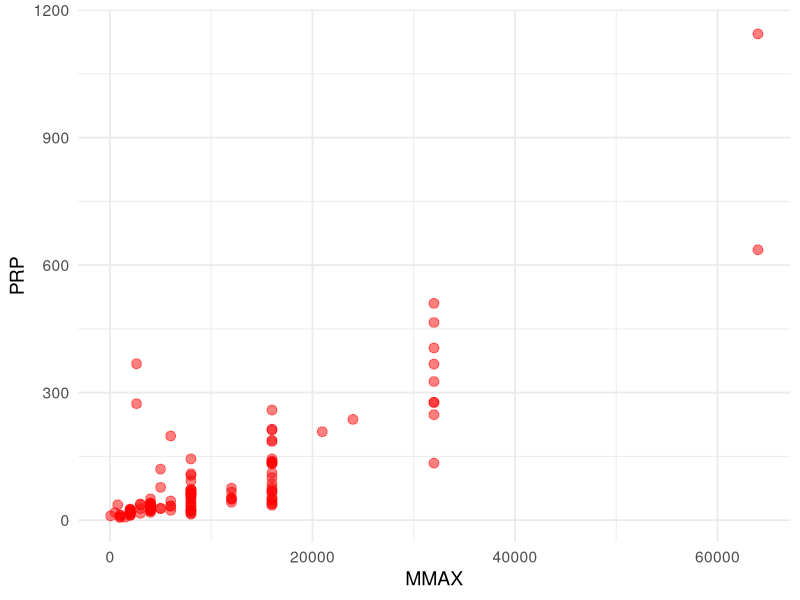
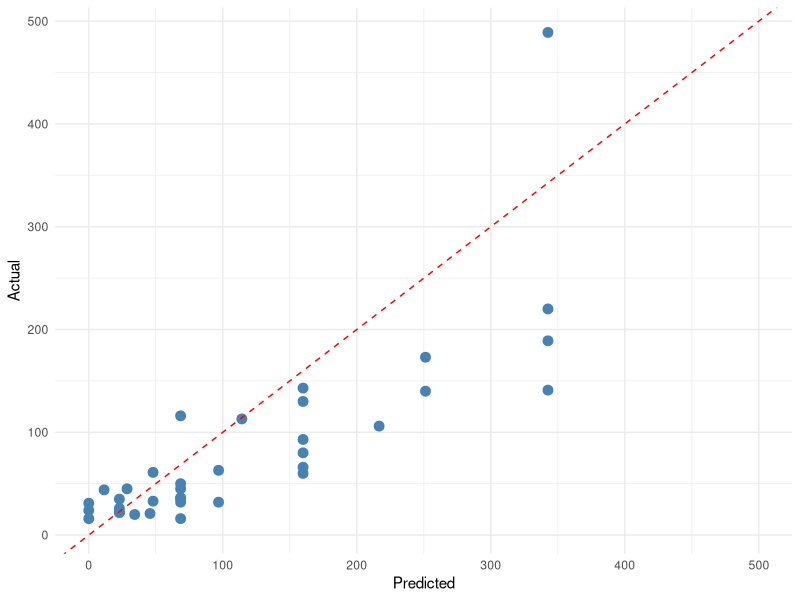
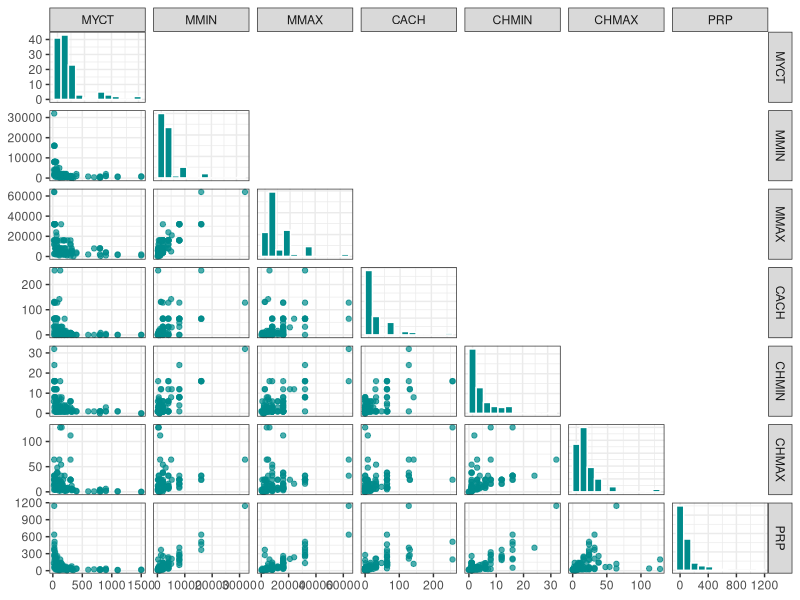
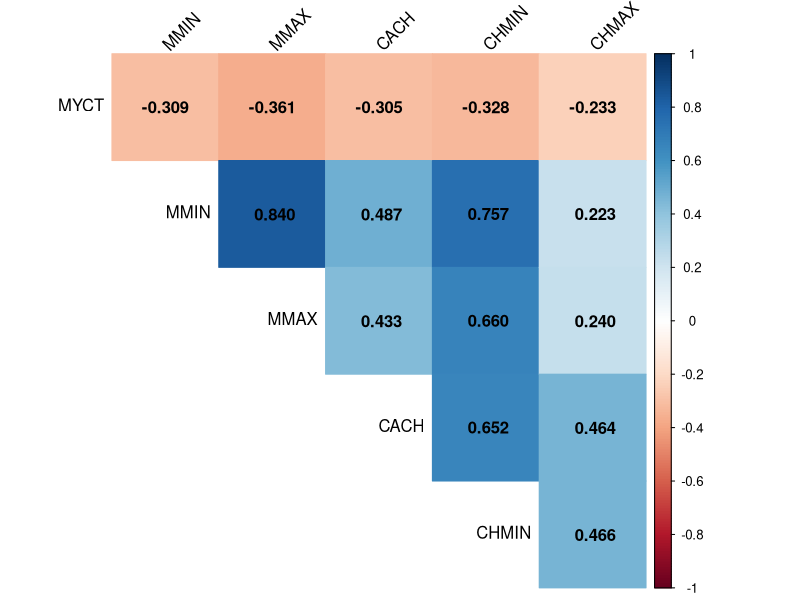
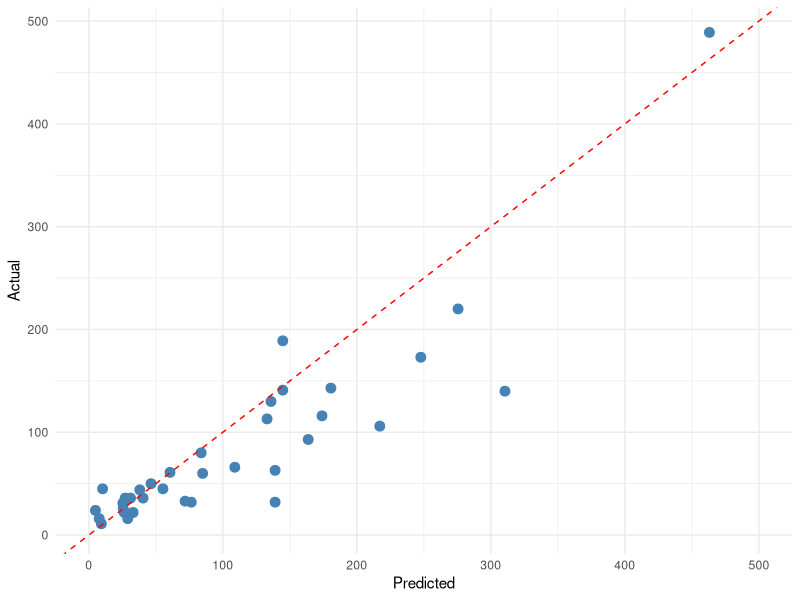

The R script that drew these images, in order:
## ----------------------------------------------------------------------------------------
# De-comment to install the packages below
# install.packages(c("tidyverse","GGally","caret","corrplot","car"))
library(tidyverse) # For ggplot2
library(GGally) # For scatter plot matrix
library(caret) # Classification and Regression Training package
library(corrplot) # For visualisng correlation matrix
library(car) # For the VIF function


## ----------------------------------------------------------------------------------------
CPU <- read.csv("CPU.csv", header = TRUE, stringsAsFactors = FALSE)
# Read in the data
str(CPU) # Examine its structure


## ----------------------------------------------------------------------------------------
# Create the training and test datasets

set.seed(1) # Set the random seed.

# Step 1: Get row numbers for the training data
trainRowNumbers <- createDataPartition(CPU$PRP, # The outcome variable
  p = 0.75, # proportion of data to form the training set
  list = FALSE # Don't store the result in a list
)
# Step 2: Create the training  dataset
trainData <- CPU[trainRowNumbers, ]

# Step 3: Create the test dataset
testData <- CPU[-trainRowNumbers, ]


## ----------------------------------------------------------------------------------------
# Extract PRP and MMAX from the main training data
trainData.slr <- trainData[, c(5, 9)]

# Plot PRP against MMAX
ggplot(trainData.slr, aes(x = MMAX, y = PRP)) +
  geom_point(size = 3, colour = "red", alpha = 0.5) +
  theme_minimal(base_size = 14)

# Pearson's correlation coefficient
cor(trainData.slr)


## ----------------------------------------------------------------------------------------
mod.slr <- lm(
  formula = PRP ~ MMAX, # PRP as a function of MMAX
  data = trainData.slr
) # The relevant training data

summary(mod.slr) # Summary of the model

# Show the estimated parameter coefficients to 3 dp
mod.slr$coefficients %>% round(digits = 3)


## ----------------------------------------------------------------------------------------
# Predict PRP with the test data
pred <- predict(mod.slr, # model used to make prediction
  newdata = testData # new data, i.e. test data, to predict on
)

# Difference between the actual and estimated PRP in the test set
diff <- testData$PRP - pred

RMSE.slr <- diff^2 %>%
  mean() %>%
  sqrt()
# RMSE
bias.slr <- diff %>% mean() # Bias
cor.slr <- cor(testData$PRP, pred) # Correlation
predR2.slr <- cor.slr^2 # Predicted R2

# Show out the results for SLR
SLR.pf <- c(
  RMSE = RMSE.slr,
  Bias = bias.slr,
  Corr = cor.slr,
  PredR2 = predR2.slr
)
SLR.pf


## ----------------------------------------------------------------------------------------
df <- data.frame(Actual = testData$PRP, Predicted = pred)

ggplot(df, aes(x = Predicted, y = Actual)) +
  geom_point(size = 3, colour = "steelblue") +
  xlim(0, 500) +
  # Reference line given by y=x, i.e. slope=1 and intercept=0
  geom_abline(
    slope = 1,
    intercept = 0,
    colour = "red", # Colour of the line
    linetype = 2
  ) + # Dotted line
  theme_minimal()


## ----------------------------------------------------------------------------------------
ggpairs(trainData[, 3:9],
  upper = NULL, # Don't display the upper triangle
  ggplot2::aes(fill = "cyan4"),
  lower = list(continuous = wrap("points", colour = "cyan4", alpha = 0.7)),
  diag = list(continuous = wrap("barDiag",
    colour = "white",
    fill = "cyan4", bins = 12
  ))
) +
  theme_bw()


## ----fig.width=6, fig.height=4, fig.align='center'---------------------------------------
cor(trainData[, 3:8]) %>%
  corrplot(
    method = "color", # escribe the magnitude of r by colours
    type = "upper", # Show the upper triangle only
    addCoef.col = "black", # Add the correlation coefficient to the matrix
    tl.col = "black", # Colour of the text label
    tl.srt = 45, # Angle of the text label
    number.digits = 3, # Number of decimal places for r
    diag = FALSE
  ) # Do not show the main diagnal values


## ----------------------------------------------------------------------------------------
# Method 1 - Specify the names of all features
mod.mlr <- lm(PRP ~ MYCT + MMIN + MMAX + CACH + CHMIN + CHMAX,
  data = trainData[, 3:9]
)
# Method 2
mod.mlr <- lm(PRP ~ ., # Use all available features in the dataset
  data = trainData[, 3:9]
)
summary(mod.mlr) # Summary of the MLR model

# Show the estimated parameter coefficients to 3 dp
mod.mlr$coefficients %>% round(digits = 3)


## ----------------------------------------------------------------------------------------
vif(mod.mlr)


## ----------------------------------------------------------------------------------------
# Predict PRP with the test data
pred <- predict(mod.mlr, # model used to make prediction
  newdata = testData # new data, i.e. test data, to predict on
)

# Difference between the actual and estimated PRP in the test set
diff <- testData$PRP - pred

RMSE.mlr <- diff^2 %>%
  mean() %>%
  sqrt()
# RMSE
bias.mlr <- diff %>% mean() # Bias
cor.mlr <- cor(testData$PRP, pred) # Correlation
predR2.mlr <- cor.mlr^2 # Predicted R2

# Predictive measures for MLR
MLR.pf <- c(
  RMSE = RMSE.mlr, Bias = bias.mlr,
  Corr = cor.mlr, PredR2 = predR2.mlr
)
MLR.pf


## ----------------------------------------------------------------------------------------
df <- data.frame(Actual = testData$PRP, Predicted = pred)

ggplot(df, aes(x = Predicted, y = Actual)) +
  geom_point(size = 3, colour = "steelblue") +
  xlim(0, 500) +
  # Reference line given by y=x, i.e. slope=1 and intercept=0
  geom_abline(
    slope = 1,
    intercept = 0,
    colour = "red", # Colour of the line
    linetype = 2
  ) + # Dotted line
  theme_minimal()


## ----------------------------------------------------------------------------------------
# Display the results for SLR and MLR
data.frame(SLR = SLR.pf, MLR = MLR.pf)


## ----------------------------------------------------------------------------------------
set.seed(1)
options(warn = -1) # Turn the warning messages off

subsets <- c(2:6) # Subsets of features to test

# Set the cross validation parameters
ctrl <- rfeControl(
  functions = lmFuncs,
  method = "repeatedcv", # 10-fold CV by default
  repeats = 10, # repeat CV 10 times
  # Prevents copious amounts of output from being produced
  verbose = FALSE
)
# Perform RFE
lmProfile <- rfe(
  x = trainData[, 3:8], # features only
  y = trainData$PRP, # outcome variable
  sizes = subsets,
  rfeControl = ctrl
)
lmProfile


## ----------------------------------------------------------------------------------------
# Perform RFE specifying the formula instead.
set.seed(1)
lmProfile <- rfe(PRP ~ ., # Specifying PRP as a function all other variables in the dataset
  data = trainData[, 3:9], # data sets excluding Vendor and Model
  sizes = subsets,
  rfeControl = ctrl
)
lmProfile

## ---------------------------------------------------------------------------------
# Access the optimal model and show its coefficients
lmProfile$fit


## ---------------------------------------------------------------------------------
# Summarise the optimal model and show the significance of the features
summary(lmProfile$fit)


## ---------------------------------------------------------------------------------
# Predict on the test set using the optimal model
pred.optmod <- predict(lmProfile$fit, newdata = testData)
pred.optmod %>% round(digits = 3) # Show prediction to 3 dp


## --------------------------------------------------------------------
# Convert the categorical features to dummy variables, remove the first
# column and convert the whole data matrix to a data frame.
dummy.testData <- model.matrix(~., data = testData)[, -1] %>% data.frame()


## --------------------------------------------------------------------
pred.optmod <- predict(lmProfile$fit, newdata = dummy.testData)
pred.optmod %>% round(digits = 3) # Show prediction to 3 dp


## --------------------------------------------------------------------
# Difference between the actual and estimated PRP in the test set
diff.rfe <- testData$PRP - pred.optmod

RMSE.rfe <- diff.rfe^2 %>%
  mean() %>%
  sqrt()
# RMSE
bias.rfe <- diff.rfe %>% mean() # Bias
cor.rfe <- cor(testData$PRP, pred.optmod) # Correlation
predR2.rfe <- cor.rfe^2 # Predicted R2

# Show out the results for RFE
RFE.pf <- c(
  RMSE = RMSE.rfe,
  Bias = bias.rfe,
  Corr = cor.rfe,
  PredR2 = predR2.rfe
)
RFE.pf
